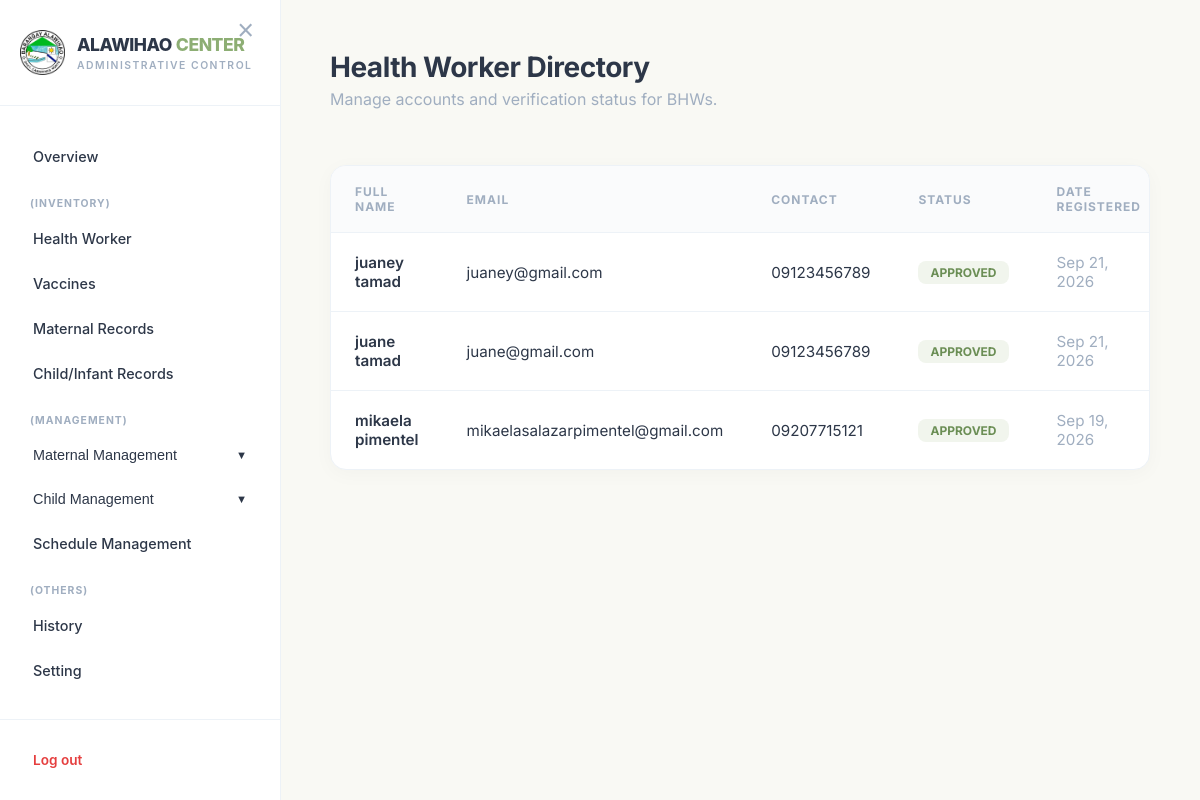
The app's page /worker_management.php with its own data.
### tables this page shows
CREATE TABLE `health_workers` (
  `worker_id` int(11) NOT NULL,
  `generated_id` varchar(20) DEFAULT NULL,
  `first_name` varchar(100) NOT NULL,
  `last_name` varchar(100) NOT NULL,
  `contact_number` varchar(15) DEFAULT NULL,
  `address` text DEFAULT NULL,
  `email` varchar(100) NOT NULL,
  `status` enum('pending','approved','disapproved') DEFAULT 'pending',
  `created_at` timestamp NOT NULL DEFAULT current_timestamp(),
  `password` varchar(255) NOT NULL,
  `last_activity` datetime DEFAULT NULL
);

### worker_management.php (the view, shortened to what this page needs)
<?php
include 'db_connect.php';
?>
<!DOCTYPE html>
<html lang="en">
<head>
</head>
<body>
    <?php include 'super_admin_sidebar.php'; ?>
    <div class="main-content">
        <div class="page-header">
            <div>
                <h1>Health Worker Directory</h1>
                <p style="color: var(--text-muted); margin-top: 5px;">Manage accounts and verification status for BHWs.</p>
            </div>
        </div>
        <div class="table-card">
            <table>
                <thead>
                    <tr>
                        <th>Full Name</th>
                        <th>Email</th>
                        <th>Contact</th>
                        <th>Status</th>
                        <th>Date Registered</th>
                    </tr>
                </thead>
                <tbody>
                    <?php
                    $fetch_sql = "SELECT * FROM health_workers ORDER BY created_at DESC";
                    $fetch_res = mysqli_query($conn, $fetch_sql);
                    if (mysqli_num_rows($fetch_res) > 0) {
                        while ($row = mysqli_fetch_assoc($fetch_res)) {
                            $status = $row['status'];
                            $date = date('M d, Y', strtotime($row['created_at']));
                            ?>
                            <tr>
                                <td style="font-weight: 600;"><?php echo $row['first_name'] . " " . $row['last_name']; ?></td>
                                <td><?php echo $row['email']; ?></td>
                                <td><?php echo $row['contact_number'] ? $row['contact_number'] : 'N/A'; ?></td>
                                <td>
                                    <span class="status-pill status-<?php echo $status; ?>">
                                        <?php echo $status; ?>
                                    </span>
                                </td>
                                <td style="color: var(--text-muted);"><?php echo $date; ?></td>
                            </tr>
                            <?php
                        }
                    } else {
                        echo "<tr><td colspan='6' style='text-align: center; padding: 40px; color: var(--text-muted);'>No health workers found in the database.</td></tr>";
                    }
                    ?>
                </tbody>
            </table>
        </div>
    </div>
</body>
</html>

### worker_management.php (style rules this page uses)
:root { --sage: #8DAE74; --dark-sage: #6B8E55; --soft-sage: #F1F5ED; --pure-white: #FFFFFF; --bg-body: #F9F9F4; --text-main: #2D3748; --text-muted: #718096; --border: #EDF2F7; --danger: #E53E3E; }
body { font-family: 'Inter', sans-serif; background-color: var(--bg-body); margin: 0; color: var(--text-main); }
.main-content { margin-left: 280px; padding: 50px; transition: all 0.3s ease; }
.page-header { margin-bottom: 40px; display: flex; justify-content: space-between; align-items: center; }
.page-header h1 { font-size: 1.75rem; font-weight: 700; color: var(--text-main); margin: 0; letter-spacing: -0.5px; }
.table-card { background: var(--pure-white); border-radius: 16px; border: 1px solid var(--border); box-shadow: 0 4px 20px rgba(0,0,0,0.03); overflow: hidden; }
table { width: 100%; border-collapse: collapse; }
th { background: #FAFBFC; padding: 18px 24px; text-align: left; font-size: 0.75rem; text-transform: uppercase; letter-spacing: 1px; color: var(--text-muted); font-weight: 700; border-bottom: 1px solid var(--border); }
td { padding: 20px 24px; font-size: 0.95rem; border-bottom: 1px solid var(--border); vertical-align: middle; }
tr:last-child td { border-bottom: none; }
.status-pill { display: inline-block; padding: 4px 12px; border-radius: 8px; font-size: 0.75rem; font-weight: 700; text-transform: uppercase; }
.status-approved { background: var(--soft-sage); color: var(--dark-sage); }

### admin/super_admin_sidebar.php (style rules this page uses)
:root { --sage: #8DAE74; --dark-sage: #6B8E55; --soft-sage: #F1F5ED; --pure-white: #FFFFFF; --text-main: #2D3748; --text-muted: #A0AEC0; --sidebar-width: 280px; --border-color: #EDF2F7; --transition: all 0.3s ease-in-out; }
.main-content, #main { margin-left: var(--sidebar-width); transition: margin-left 0.3s ease-in-out; }

### records on screen
health_workers: first_name "juaney", last_name "tamad", email "juaney@gmail.com", contact_number "09123456789", status "APPROVED", created_at "Sep 21, 2026"
health_workers: first_name "juane", last_name "tamad", email "juane@gmail.com", contact_number "09123456789", status "APPROVED", created_at "Sep 21, 2026"
health_workers: first_name "mikaela", last_name "pimentel", email "mikaelasalazarpimentel@gmail.com", contact_number "09207715121", status "APPROVED", created_at "Sep 19, 2026"
